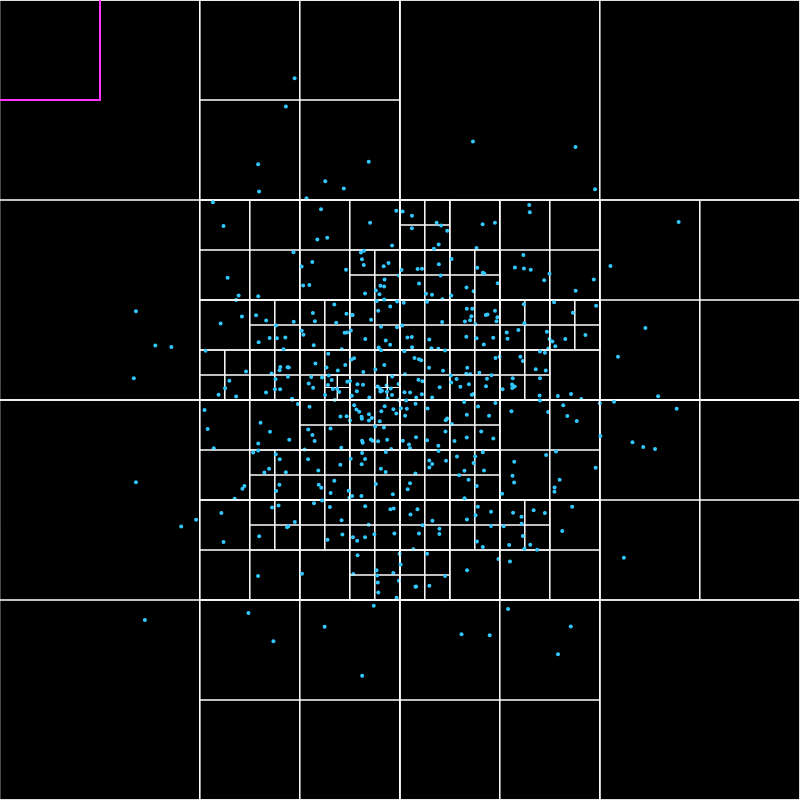
Frame 1 (no input)
Frame 60 (no input): identical to frame 1, image omitted
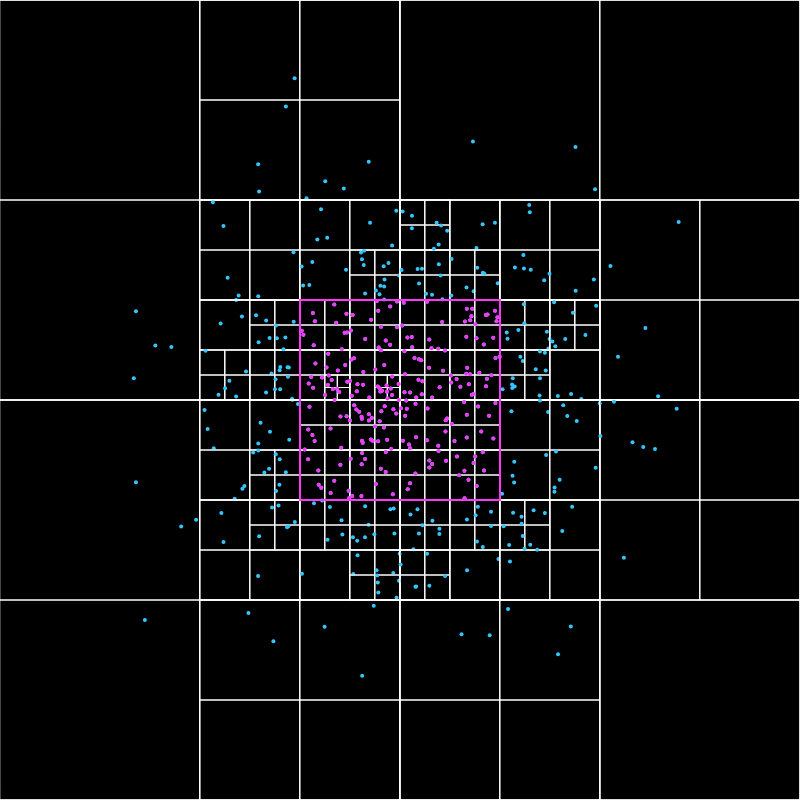
Frame 120 (the mouse pressed at the canvas centre since frame 60)

The p5.js sketch that drew these frames (run headless with seeded random() and noise() and a simulated clock; from frame 60 on, the mouse is pressed at the canvas centre):

// p5.js sketch
// ── sketch.js
let qtree;
let count = 0;

function setup() {
  createCanvas(800, 800);
  let boundary = new Rectangle(width / 2, height / 2, width / 2, height / 2);
  qtree = new QuadTree(boundary, 4);
  for (let i = 0; i < 500; i++) {
    let x = randomGaussian(width / 2, width / 8);
    let y = randomGaussian(width / 2, width / 8);
    let p = new Point(x, y);
    qtree.insert(p);
  }
}

function draw() {
  background(0);
  qtree.show();
  stroke(255, 55, 250);
  strokeWeight(2);
  rectMode(CENTER);
  let range = new Rectangle(mouseX, mouseY, 100, 100);
  rect(range.x, range.y, range.w * 2, range.h * 2);
  let points = qtree.query(range);
  for (let p of points) {
    strokeWeight(4);
    point(p.x, p.y);
  }
  console.log(count);
  count = 0;
}

// ── quadtree.js
class Point {
  constructor(x, y) {
    this.x = x;
    this.y = y;
  }
}

class Rectangle {
  constructor(x, y, w, h) {
    this.x = x;
    this.y = y;
    this.w = w;
    this.h = h;
  }

  contains(point) {
    return (point.x >= this.x - this.w &&
            point.x <= this.x + this.w &&
            point.y >= this.y - this.h &&
            point.y <= this.y + this.h);
  }

  intersects(range) {
    return !(range.x - range.w > this.x + this.w ||
             range.x + range.w < this.x - this.w ||
             range.y - range.h > this.y + this.h ||
             range.y + range.h < this.y - this.h);

  }
}

class QuadTree {
  constructor(boundary, capacity) {
    this.boundary = boundary;
    this.capacity = capacity;
    this.points = [];
    this.divided = false;
  }

  insert(point) {
    if (!this.boundary.contains(point)) {
      return false;
    }

    if (this.points.length < this.capacity) {
      this.points.push(point);
      return true;
    } else {
      if (!this.divided) {
        this.subdivide();
      }

      if (this.northeast.insert(point)) {
        return true;
      } else if (this.northwest.insert(point)) {
        return true;
      } else if (this.southeast.insert(point)) {
        return true;
      } else if (this.southwest.insert(point)) {
        return true;
      }
    }
  }

  subdivide() {
    let x = this.boundary.x;
    let y = this.boundary.y;
    let w = this.boundary.w;
    let h = this.boundary.h;

    let ne = new Rectangle(x + w / 2,
                           y - h / 2,
                           w / 2,
                           h / 2);
    this.northeast = new QuadTree(ne, this.capacity);
    let nw = new Rectangle(x - w / 2,
                           y - h / 2,
                           w / 2,
                           h / 2);
    this.northwest = new QuadTree(nw, this.capacity);
    let se = new Rectangle(x + w / 2,
                           y + h / 2,
                           w / 2,
                           h / 2);
    this.southeast = new QuadTree(se, this.capacity);
    let sw = new Rectangle(x - w / 2,
                           y + h / 2,
                           w / 2,
                           h / 2);
    this.southwest = new QuadTree(sw, this.capacity);
    this.divided = true;
  }

  query(range, found) {
    if (!found){
      found = [];
    }
    if (!this.boundary.intersects(range)) {
      return;
    } else {
      for (let p of this.points) {
        count++;
        if (range.contains(p)) {
          found.push(p);
        }
      }
      if (this.divided) {
        this.northwest.query(range, found);
        this.northeast.query(range, found);
        this.southwest.query(range, found);
        this.southeast.query(range, found);
      }
    }
    return found;
  }

  show() {
    stroke(255);
    strokeWeight(1);
    noFill();
    rectMode(CENTER);
    rect(this.boundary.x,
         this.boundary.y,
         this.boundary.w * 2,
         this.boundary.h * 2);
    if (this.divided) {
      this.northwest.show();
      this.northeast.show();
      this.southwest.show();
      this.southeast.show();
    }
    for (let p of this.points) {
      strokeWeight(4);
      stroke(50, 200, 255);
      point(p.x, p.y);
    }
  }
}
